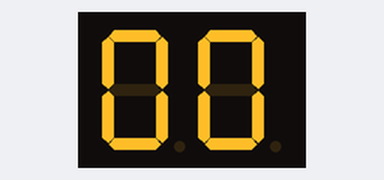
A program run on a simulated ATmega32, built with avr-gcc and emulated at 8 MHz. Shown: 2-digit seven-segment display. Wiring (inferred from the names in the program): 2-digit 7-segment display, segments lit when LOW: segments PA0, PA1, PA2, PA3, PA4, PA5, PA6, PB0, PB1, PB2, PB3, PB4, PB5, PB6. The segment pins are drawn as the display they are named for.

Above: at 0.1 s.
At 0.6 s:
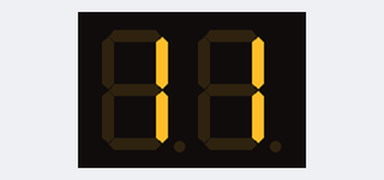
At 1.1 s:
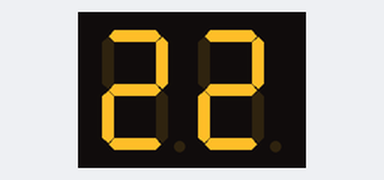
At 2.6 s:
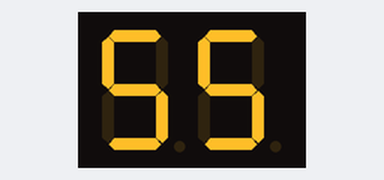
At 3.7 s:
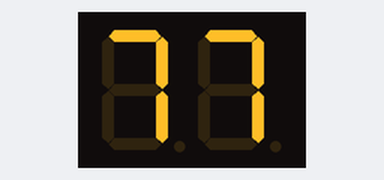
At 4.7 s:
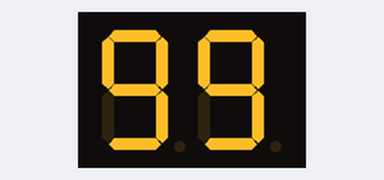

Measured:
- by itself, everything shown: repeats every 5.2 s, in 10 steps
- what the display in image 1 shows lasts 0.5 s, from 0.5 s to 1.0 s

The program:

main.c
```c
/*
 * main.c
 *
 *  Created on: Feb 19, 2020
 *      Author: zas
 */
#include "../lib/Std_types.h"
#include "../Lib/Bit_math.h"
#undef F_CPU
#define F_CPU 8000000
#include <util/delay.h>
#include "SevenSeg_int.h"

int main(void)
{
	SevenSeg_vidInit( RIGHT_SEVENSEG);
	SevenSeg_vidInit( LEFT_SEVENSEG);
	SevenSeg_vidTurnOn( RIGHT_SEVENSEG);
	SevenSeg_vidTurnOn( LEFT_SEVENSEG);
	u8 i;

	while(1)
	{
		for(i=0; i<10; i++)
		{
			SevenSeg_vidDisplayNum(RIGHT_SEVENSEG , i);
			SevenSeg_vidDisplayNum(LEFT_SEVENSEG , i);
			_delay_ms(500);
		}

	}

	return 0;
}
```

SevenSeg_cfg.h
```c
/*
 * SevenSeg_cfg.h
 *
 *  Created on: Feb 19, 2020
 *      Author: zas
 */

#ifndef SEVENSEG_CFG_H_
#define SEVENSEG_CFG_H_

//Right Seven Segment

#define SEVENSEG_R_u8PIN_A DIO_u8PIN_0
#define SEVENSEG_R_u8PIN_B DIO_u8PIN_1
#define SEVENSEG_R_u8PIN_C DIO_u8PIN_2
#define SEVENSEG_R_u8PIN_D DIO_u8PIN_3
#define SEVENSEG_R_u8PIN_E DIO_u8PIN_4
#define SEVENSEG_R_u8PIN_F DIO_u8PIN_5
#define SEVENSEG_R_u8PIN_G DIO_u8PIN_6


//Left Seven Segment

#define SEVENSEG_L_u8PIN_A DIO_u8PIN_8
#define SEVENSEG_L_u8PIN_B DIO_u8PIN_9
#define SEVENSEG_L_u8PIN_C DIO_u8PIN_10
#define SEVENSEG_L_u8PIN_D DIO_u8PIN_11
#define SEVENSEG_L_u8PIN_E DIO_u8PIN_12
#define SEVENSEG_L_u8PIN_F DIO_u8PIN_13
#define SEVENSEG_L_u8PIN_G DIO_u8PIN_14

#endif /* SEVENSEG_CFG_H_ */
```

SevenSeg_int.h
```c
/*
 * SevenSeg_int.h
 *
 *  Created on: Feb 19, 2020
 *      Author: zas
 */

#ifndef SEVENSEG_INT_H_
#define SEVENSEG_INT_H_
#define RIGHT_SEVENSEG 0
#define LEFT_SEVENSEG 1

void SevenSeg_vidInit(u8 ID);
void SevenSeg_vidTurnOn(u8 ID);
void SevenSeg_vidTurnOff(u8 ID);
void SevenSeg_vidDisplayNum(u8 ID , u8 NUM);

#endif /* SEVENSEG_INT_H_ */
```

SevenSeg_prg.c
```c
/*
 * SevenSeg_prg.c
 *
 *  Created on: Feb 19, 2020
 *      Author: zas
 */
#include "../lib/Std_types.h"
#include "../Lib/Bit_math.h"
#include "Dio_int.h"
#include "SevenSeg_cfg.h"
#include "SevenSeg_int.h"

void SevenSeg_vidInit(u8 ID)
{
	switch(ID)
	{
		case 0:    //Initial Right SevenSeg as OUTPUT
			 Dio_vidSetPinDir(SEVENSEG_R_u8PIN_A , DIO_u8OUTPUT);
			 Dio_vidSetPinDir(SEVENSEG_R_u8PIN_B , DIO_u8OUTPUT);
			 Dio_vidSetPinDir(SEVENSEG_R_u8PIN_C , DIO_u8OUTPUT);
			 Dio_vidSetPinDir(SEVENSEG_R_u8PIN_D , DIO_u8OUTPUT);
			 Dio_vidSetPinDir(SEVENSEG_R_u8PIN_E , DIO_u8OUTPUT);
			 Dio_vidSetPinDir(SEVENSEG_R_u8PIN_F , DIO_u8OUTPUT);
			 Dio_vidSetPinDir(SEVENSEG_R_u8PIN_G , DIO_u8OUTPUT);
		break;

		case 1:    //Initial Left SevenSeg as OUTPUT
			 Dio_vidSetPinDir(SEVENSEG_L_u8PIN_A , DIO_u8OUTPUT);
			 Dio_vidSetPinDir(SEVENSEG_L_u8PIN_B , DIO_u8OUTPUT);
			 Dio_vidSetPinDir(SEVENSEG_L_u8PIN_C , DIO_u8OUTPUT);
			 Dio_vidSetPinDir(SEVENSEG_L_u8PIN_D , DIO_u8OUTPUT);
			 Dio_vidSetPinDir(SEVENSEG_L_u8PIN_E , DIO_u8OUTPUT);
			 Dio_vidSetPinDir(SEVENSEG_L_u8PIN_F , DIO_u8OUTPUT);
			 Dio_vidSetPinDir(SEVENSEG_L_u8PIN_G , DIO_u8OUTPUT);
		break;
	}
}


void SevenSeg_vidTurnOn(u8 ID)
{
	switch(ID)
	{
		case 0: //display 0 on Right seven segment
			 Dio_vidSetPinval(SEVENSEG_R_u8PIN_A , DIO_u8LOW);
			 Dio_vidSetPinval(SEVENSEG_R_u8PIN_B , DIO_u8LOW);
			 Dio_vidSetPinval(SEVENSEG_R_u8PIN_C , DIO_u8LOW);
			 Dio_vidSetPinval(SEVENSEG_R_u8PIN_D , DIO_u8LOW);
			 Dio_vidSetPinval(SEVENSEG_R_u8PIN_E , DIO_u8LOW);
			 Dio_vidSetPinval(SEVENSEG_R_u8PIN_F , DIO_u8LOW);
			 Dio_vidSetPinval(SEVENSEG_R_u8PIN_G , DIO_u8HIGH);
		break;

		case 1: //display 0 on Left seven segment
			 Dio_vidSetPinval(SEVENSEG_L_u8PIN_A , DIO_u8LOW);
			 Dio_vidSetPinval(SEVENSEG_L_u8PIN_B , DIO_u8LOW);
			 Dio_vidSetPinval(SEVENSEG_L_u8PIN_C , DIO_u8LOW);
			 Dio_vidSetPinval(SEVENSEG_L_u8PIN_D , DIO_u8LOW);
			 Dio_vidSetPinval(SEVENSEG_L_u8PIN_E , DIO_u8LOW);
			 Dio_vidSetPinval(SEVENSEG_L_u8PIN_F , DIO_u8LOW);
			 Dio_vidSetPinval(SEVENSEG_L_u8PIN_G , DIO_u8HIGH);
		break;
	}
}
void SevenSeg_vidTurnOff(u8 ID)
{
	switch(ID)
	{
		case 0: //don't display any thing on Right seven segment
			 Dio_vidSetPinval(SEVENSEG_R_u8PIN_A , DIO_u8HIGH);
			 Dio_vidSetPinval(SEVENSEG_R_u8PIN_B , DIO_u8HIGH);
			 Dio_vidSetPinval(SEVENSEG_R_u8PIN_C , DIO_u8HIGH);
			 Dio_vidSetPinval(SEVENSEG_R_u8PIN_D , DIO_u8HIGH);
			 Dio_vidSetPinval(SEVENSEG_R_u8PIN_E , DIO_u8HIGH);
			 Dio_vidSetPinval(SEVENSEG_R_u8PIN_F , DIO_u8HIGH);
			 Dio_vidSetPinval(SEVENSEG_R_u8PIN_G , DIO_u8HIGH);
		break;

		case 1: //don't display any thing on Left seven segment
			 Dio_vidSetPinval(SEVENSEG_L_u8PIN_A , DIO_u8HIGH);
			 Dio_vidSetPinval(SEVENSEG_L_u8PIN_B , DIO_u8HIGH);
			 Dio_vidSetPinval(SEVENSEG_L_u8PIN_C , DIO_u8HIGH);
			 Dio_vidSetPinval(SEVENSEG_L_u8PIN_D , DIO_u8HIGH);
			 Dio_vidSetPinval(SEVENSEG_L_u8PIN_E , DIO_u8HIGH);
			 Dio_vidSetPinval(SEVENSEG_L_u8PIN_F , DIO_u8HIGH);
			 Dio_vidSetPinval(SEVENSEG_L_u8PIN_G , DIO_u8HIGH);
		break;
	}
}


void SevenSeg_vidDisplayNum(u8 ID , u8 NUM)
{
	u8 Seg[10] = {0b1000000, 0b1111001, 0b0100100, 0b0110000, 0b0011001, 0b0010010, 0b0000010, 0b1111000, 0b0000000, 0b0010000};
	u8 temp;

	temp = Seg[NUM]; //select temp register to store bits which represent number to display

	switch(ID)
	{
		case 0: //now apply these bits on pins of seven segment to display num
			 Dio_vidSetPinval(SEVENSEG_R_u8PIN_A , GET_BIT(temp , 0));
			 Dio_vidSetPinval(SEVENSEG_R_u8PIN_B , GET_BIT(temp , 1));
			 Dio_vidSetPinval(SEVENSEG_R_u8PIN_C , GET_BIT(temp , 2));
			 Dio_vidSetPinval(SEVENSEG_R_u8PIN_D , GET_BIT(temp , 3));
			 Dio_vidSetPinval(SEVENSEG_R_u8PIN_E , GET_BIT(temp , 4));
			 Dio_vidSetPinval(SEVENSEG_R_u8PIN_F , GET_BIT(temp , 5));
			 Dio_vidSetPinval(SEVENSEG_R_u8PIN_G , GET_BIT(temp , 6));
		break;

		case 1:
			 Dio_vidSetPinval(SEVENSEG_L_u8PIN_A , GET_BIT(temp , 0));
			 Dio_vidSetPinval(SEVENSEG_L_u8PIN_B , GET_BIT(temp , 1));
			 Dio_vidSetPinval(SEVENSEG_L_u8PIN_C , GET_BIT(temp , 2));
			 Dio_vidSetPinval(SEVENSEG_L_u8PIN_D , GET_BIT(temp , 3));
			 Dio_vidSetPinval(SEVENSEG_L_u8PIN_E , GET_BIT(temp , 4));
			 Dio_vidSetPinval(SEVENSEG_L_u8PIN_F , GET_BIT(temp , 5));
			 Dio_vidSetPinval(SEVENSEG_L_u8PIN_G , GET_BIT(temp , 6));
		break;
	}

}
```

Bit_math.h
```c
/*
 * Bit_math.h
 *
 *  Created on: Jan 18, 2020
 *      Author: zas
 */

#ifndef BIT_MATH_H_
#define BIT_MATH_H_

#define SET_BIT(Reg , Bit)		 Reg |= (1<<Bit)
#define CLR_BIT(Reg , Bit) 		Reg &= ~(1<<Bit)
#define GET_BIT(Reg , Bit) 		((Reg>>Bit)&1)
#define TOGGLE_BIT(Reg , Bit) 	 Reg ^= (1<<Bit)

#endif /* BIT_MATH_H_ */
```

DIO_Interface.h
```c
/*
 *********** DIO_Interface.h
 *********** Author			: 	Heba Ramadan Taha
 *********** Created on	:  29 / 11 / 2020
 *********** Version			:  1
 */


#ifndef  DIO_INTERFACE_H_
#define DIO_INTERFACE_H_


#define portA 0
#define portB 1
#define portC 2
#define portD 3

void DIO_vidSetPinDirection		( u8 Copy_U8Port  ,  u8 Copy_U8Pin  ,  u8 Copy_U8Direction);
void DIO_vidSetPinValue			( u8 Copy_U8Port  ,  u8 Copy_U8Pin  ,  u8 Copy_U8Value     );
u8   DIO_u8GetPinValue    	 	( u8 Copy_U8Port  ,  u8 Copy_U8Pin	);

void DIO_vidSetPortDirection	( u8 Copy_U8Port  ,  u8 Copy_U8Direction	);
void DIO_vidSetPortValue		    ( u8 Copy_U8Port  ,  u8 Copy_U8Value		);
void DIO_vidTogglePin			    ( u8 Copy_U8Port  ,  u8 Copy_U8Pin			);


#endif
```

DIO_Private.h
```c
/*
 *********** DIO_Private.h
 *********** Author			: 	Heba Ramadan Taha
 *********** Created on	:  29 / 11 / 2020
 *********** Version			:  1
 */


#ifndef  DIO_PRIVATE_H_
#define DIO_PRIVATE_H_


#define DDRA		(*(volatile u8 *)0x3A)
#define DDRB		(*(volatile u8 *)0x37)
#define DDRC		(*(volatile u8 *)0x34)
#define DDRD		(*(volatile u8 *)0x31)

#define PORTA	(*(volatile u8 *)0x3B)
#define PORTB	(*(volatile u8 *)0x38)
#define PORTC	(*(volatile u8 *)0x35)
#define PORTD	(*(volatile u8 *)0x32)


#define PINA		(*(volatile u8 *)0x39)
#define PINB		(*(volatile u8 *)0x36)
#define PINC		(*(volatile u8 *)0x33)
#define PIND		(*(volatile u8 *)0x30)


#endif
```

DIO_Program.c
```c
/*
 *********** DIO_Program.h
 *********** Author			: 	Heba Ramadan Taha
 *********** Created on	:  29 / 11 / 2020
 *********** Version			:  1
 */

#include "Std_types.h"
#include "Bit_math.h"
#include "DIO_Private.h"
#include "DIO_Interface.h"


void DIO_vidSetPinDirection	( u8 Copy_U8Port  ,  u8 Copy_U8Pin  ,  u8 Copy_U8Direction)
{
	if( 1 == Copy_U8Direction )
	{
		switch(Copy_U8Port)
		{
			case 0 :  SET_BIT(DDRA , Copy_U8Pin );     break;
			case 1 :  SET_BIT(DDRB , Copy_U8Pin );     break;
			case 2 :  SET_BIT(DDRC , Copy_U8Pin );     break;
			case 3 :  SET_BIT(DDRD , Copy_U8Pin );     break;
		}
	}
	else if( 0 == Copy_U8Direction )
	{
		switch(Copy_U8Port)
		{
			case 0 :  CLR_BIT(DDRA , Copy_U8Pin );     break;
			case 1 :  CLR_BIT(DDRB , Copy_U8Pin );     break;
			case 2 :  CLR_BIT(DDRC , Copy_U8Pin );     break;
			case 3 :  CLR_BIT(DDRD , Copy_U8Pin );     break;
		}
	}
	else
	{

	}
}


void DIO_vidSetPinValue( u8 Copy_U8Port  ,  u8 Copy_U8Pin  ,  u8 Copy_U8Value     )
{
	if( 1 == Copy_U8Value )
	{
		switch(Copy_U8Port)
		{
			case 0 :  SET_BIT(PORTA , Copy_U8Pin );     break;
			case 1 :  SET_BIT(PORTB , Copy_U8Pin );     break;
			case 2 :  SET_BIT(PORTC , Copy_U8Pin );     break;
			case 3 :  SET_BIT(PORTD , Copy_U8Pin );     break;
		}
	}
	else if( 0 == Copy_U8Value )
	{
		switch(Copy_U8Port)
		{
			case 0 :  CLR_BIT(PORTA , Copy_U8Pin );     break;
			case 1 :  CLR_BIT(PORTB , Copy_U8Pin );     break;
			case 2 :  CLR_BIT(PORTC , Copy_U8Pin );     break;
			case 3 :  CLR_BIT(PORTD , Copy_U8Pin );     break;
		}
	}
	else
	{

	}
}


u8   DIO_u8GetPinValue( u8 Copy_U8Port   ,  u8 Copy_U8Pin )
{
	u8 Local_u8PinVal = 0;

	switch(Copy_U8Port)
	{
			case 0 :  Local_u8PinVal = GET_BIT(PINA , Copy_U8Pin );     break;
			case 1 :  Local_u8PinVal = GET_BIT(PINB , Copy_U8Pin );     break;
			case 2 :  Local_u8PinVal = GET_BIT(PINC , Copy_U8Pin );     break;
			case 3 :  Local_u8PinVal = GET_BIT(PIND , Copy_U8Pin );     break;

	}
	return Local_u8PinVal;

}


void DIO_vidTogglePin( u8 Copy_U8Port     ,  u8 Copy_U8Pin	)
{
	switch(Copy_U8Port)
	{
		case 0 :  TOGGLE_BIT(PORTA , Copy_U8Pin );     break;
		case 1 :  TOGGLE_BIT(PORTB , Copy_U8Pin );     break;
		case 2 :  TOGGLE_BIT(PORTC , Copy_U8Pin );     break;
		case 3 :  TOGGLE_BIT(PORTD , Copy_U8Pin );     break;

	}
}


void DIO_vidSetPortDirection( u8 Copy_U8Port  ,  u8 Copy_U8Direction)
{

	switch(Copy_U8Port)
	{
		case 0 :  DDRA = Copy_U8Direction  ;     break;
		case 1 :  DDRB = Copy_U8Direction  ;     break;
		case 2 :  DDRC = Copy_U8Direction  ;     break;
		case 3 :  DDRD = Copy_U8Direction  ;     break;
	}

}


void DIO_vidSetPortValue( u8 Copy_U8Port  ,  u8 Copy_U8Value		)
{

	switch(Copy_U8Port)
	{
		case 0 :  PORTA = Copy_U8Value  ;     break;
		case 1 :  PORTB = Copy_U8Value  ;     break;
		case 2 :  PORTC = Copy_U8Value  ;     break;
		case 3 :  PORTD = Copy_U8Value  ;     break;
	}
}
```

Std_types.h
```c
/*
 * Std_types.h
 *
 *  Created on: Jan 18, 2020
 *      Author: zas
 */

#ifndef STD_TYPES_H_
#define STD_TYPES_H_

typedef unsigned char u8;
typedef unsigned short int u16;
typedef unsigned long int u32;

typedef signed char s8;
typedef signed short int s16;
typedef signed long int s32;

typedef float f32;
typedef double f64;


#endif /* STD_TYPES_H_ */
```

Dio_int.h
```c
/*
 * Dio_int.h
 *
 *  Created on: Feb 19, 2020
 *      Author: zas
 */

#ifndef DIO_INT_H_
#define DIO_INT_H_

// define all pins of microcontroller
#define DIO_u8PIN_0 0
#define DIO_u8PIN_1 1
#define DIO_u8PIN_2 2
#define DIO_u8PIN_3 3
#define DIO_u8PIN_4 4
#define DIO_u8PIN_5 5
#define DIO_u8PIN_6 6
#define DIO_u8PIN_7 7
#define DIO_u8PIN_8 8
#define DIO_u8PIN_9 9
#define DIO_u8PIN_10 10
#define DIO_u8PIN_11 11
#define DIO_u8PIN_12 12
#define DIO_u8PIN_13 13
#define DIO_u8PIN_14 14
#define DIO_u8PIN_15 15
#define DIO_u8PIN_16 16
#define DIO_u8PIN_17 17
#define DIO_u8PIN_18 18
#define DIO_u8PIN_19 19
#define DIO_u8PIN_20 20
#define DIO_u8PIN_21 21
#define DIO_u8PIN_22 22
#define DIO_u8PIN_23 23
#define DIO_u8PIN_24 24
#define DIO_u8PIN_25 25
#define DIO_u8PIN_26 26
#define DIO_u8PIN_27 27
#define DIO_u8PIN_28 28
#define DIO_u8PIN_29 29
#define DIO_u8PIN_30 30
#define DIO_u8PIN_31 31

// define pin as input or output
#define DIO_u8OUTPUT 1
#define DIO_u8INPUT 0

// define pin has (high 5V) or (low 0V)
#define DIO_u8HIGH 1
#define DIO_u8LOW 0

void Dio_vidSetPinDir(u8 Pin , u8 Dir);
void Dio_vidSetPinval(u8 Pin , u8 Val);
u8 Dio_u8GetPinVal(u8 pin);


#endif /* DIO_INT_H_ */
```

Dio_prg.c
```c
/*
 * Dio_prg.c
 *
 *  Created on: Feb 19, 2020
 *      Author: zas
 */
#include "../lib/Std_types.h"
#include "../Lib/Bit_math.h"
#include "Dio_int.h"
#include <avr/io.h>

void Dio_vidSetPinDir(u8 Pin , u8 Dir)
{
	u8 PortId;
	u8 PinLoc;

	PortId = Pin/8;
	PinLoc = Pin%8;

	switch(PortId)
	{
		case 0:
			if(Dir==1)
			{
				SET_BIT(DDRA , PinLoc);
			}
			else
			{
				CLR_BIT(DDRA , PinLoc);
			}
		break;

		case 1:
			if(Dir==1)
			{
				SET_BIT(DDRB , PinLoc);
			}
			else
			{
				CLR_BIT(DDRB , PinLoc);
			}
		break;

		case 2:
			if(Dir==1)
			{
				SET_BIT(DDRC , PinLoc);
			}
			else
			{
				CLR_BIT(DDRC , PinLoc);
			}
		break;

		case 3:
			if(Dir==1)
			{
				SET_BIT(DDRD , PinLoc);
			}
			else
			{
				CLR_BIT(DDRD , PinLoc);
			}
		break;
	}

}


void Dio_vidSetPinval(u8 Pin , u8 Val)
{
	u8 PortId;
	u8 PinLoc;

	PortId = Pin/8;
	PinLoc = Pin%8;

	switch(PortId)
	{
		case 0:
			if(Val==1)
			{
				SET_BIT(PORTA , PinLoc);
			}
			else
			{
				CLR_BIT(PORTA , PinLoc);
			}
		break;

		case 1:
			if(Val==1)
			{
				SET_BIT(PORTB , PinLoc);
			}
			else
			{
				CLR_BIT(PORTB , PinLoc);
			}
		break;

		case 2:
			if(Val==1)
			{
				SET_BIT(PORTC , PinLoc);
			}
			else
			{
				CLR_BIT(PORTC , PinLoc);
			}
		break;

		case 3:
			if(Val==1)
			{
				SET_BIT(PORTD , PinLoc);
			}
			else
			{
				CLR_BIT(PORTD , PinLoc);
			}
		break;
	}
}

u8 Dio_u8GetPinVal(u8 pin)
{
	u8 PortId;
	u8 PinLoc;
	u8 PinVal;


	PortId = pin/8;
	PinLoc = pin%8;

	switch(PortId)
	{
		case 0:
			PinVal = GET_BIT(PINA , PinLoc);
			break;

		case 1:
			PinVal = GET_BIT(PINB , PinLoc);
			break;

		case 2:
			PinVal = GET_BIT(PINC , PinLoc);
			break;

		case 3:
			PinVal = GET_BIT(PIND , PinLoc);
			break;
	}
	return PinVal;
}
```
